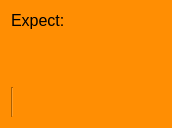
<?xml version="1.0" encoding="UTF-8"?>
<ui version="4.0">
 <class>Expect</class>
 <widget class="QWidget" name="Expect">
  <property name="geometry">
   <rect>
    <x>0</x>
    <y>0</y>
    <width>170</width>
    <height>128</height>
   </rect>
  </property>
  <property name="font">
   <font>
    <pointsize>12</pointsize>
   </font>
  </property>
  <property name="windowTitle">
   <string>Form</string>
  </property>
  <property name="styleSheet">
   <string notr="true">background-color: rgb(255, 142, 3);
font: 12pt &quot;MS Shell Dlg 2&quot;;</string>
  </property>
  <layout class="QVBoxLayout" name="verticalLayout_2">
   <item>
    <layout class="QHBoxLayout" name="horizontalLayout">
     <item>
      <layout class="QVBoxLayout" name="verticalLayout">
       <item>
        <widget class="DescriptionLabel" name="label">
         <property name="text">
          <string>Expect:</string>
         </property>
        </widget>
       </item>
       <item>
        <spacer name="verticalSpacer">
         <property name="orientation">
          <enum>Qt::Vertical</enum>
         </property>
         <property name="sizeHint" stdset="0">
          <size>
           <width>20</width>
           <height>40</height>
          </size>
         </property>
        </spacer>
       </item>
      </layout>
     </item>
     <item>
      <widget class="ImageStoreLabel" name="label_2">
       <property name="sizePolicy">
        <sizepolicy hsizetype="Maximum" vsizetype="Maximum">
         <horstretch>0</horstretch>
         <verstretch>0</verstretch>
        </sizepolicy>
       </property>
       <property name="minimumSize">
        <size>
         <width>90</width>
         <height>70</height>
        </size>
       </property>
       <property name="maximumSize">
        <size>
         <width>90</width>
         <height>16777215</height>
        </size>
       </property>
       <property name="text">
        <string/>
       </property>
       <property name="pixmap">
        <pixmap resource="resources.qrc">:/templates/images/templates/qwert51.jpeg</pixmap>
       </property>
       <property name="scaledContents">
        <bool>true</bool>
       </property>
      </widget>
     </item>
    </layout>
   </item>
   <item>
    <layout class="QHBoxLayout" name="horizontalLayout_3">
     <item>
      <widget class="Line" name="line">
       <property name="orientation">
        <enum>Qt::Vertical</enum>
       </property>
      </widget>
     </item>
     <item>
      <widget class="ExpandingArea" name="foundAreaWidget" native="true">
       <property name="minimumSize">
        <size>
         <width>0</width>
         <height>30</height>
        </size>
       </property>
      </widget>
     </item>
    </layout>
   </item>
  </layout>
 </widget>
 <customwidgets>
  <customwidget>
   <class>DescriptionLabel</class>
   <extends>QLabel</extends>
   <header>descriptionlabel.h</header>
  </customwidget>
  <customwidget>
   <class>ImageStoreLabel</class>
   <extends>QLabel</extends>
   <header>imagestorelabel.h</header>
  </customwidget>
  <customwidget>
   <class>ExpandingArea</class>
   <extends>QWidget</extends>
   <header>expandingarea.h</header>
   <container>1</container>
  </customwidget>
 </customwidgets>
 <resources>
  <include location="resources.qrc"/>
 </resources>
 <connections/>
</ui>
